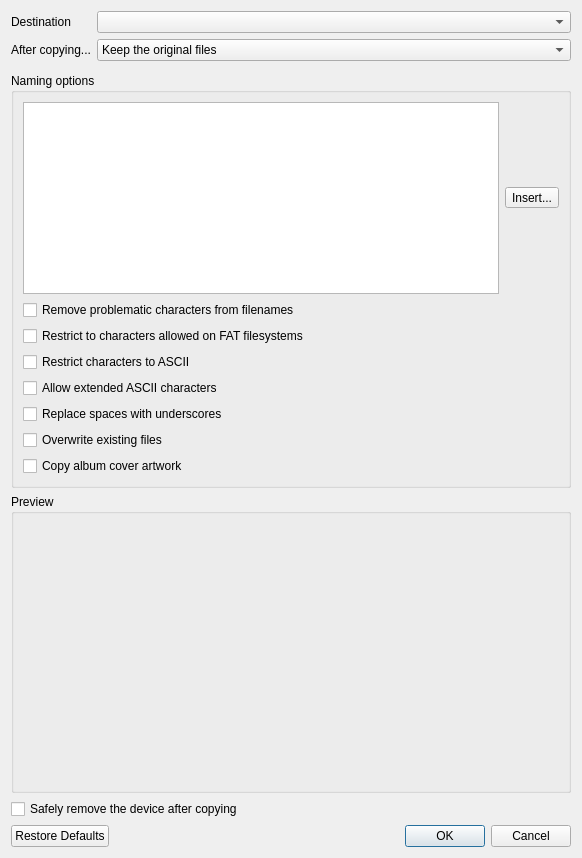
<?xml version="1.0" encoding="UTF-8"?>
<ui version="4.0">
 <class>OrganizeDialog</class>
 <widget class="QDialog" name="OrganizeDialog">
  <property name="geometry">
   <rect>
    <x>0</x>
    <y>0</y>
    <width>582</width>
    <height>858</height>
   </rect>
  </property>
  <property name="windowTitle">
   <string>Organize Files</string>
  </property>
  <property name="windowIcon">
   <iconset resource="../../data/icons.qrc">
    <normaloff>:/icons/64x64/com.goshapps.Orange.png</normaloff>:/icons/64x64/com.goshapps.Orange.png</iconset>
  </property>
  <layout class="QVBoxLayout" name="layout_organizedialog">
   <property name="sizeConstraint">
    <enum>QLayout::SetMinimumSize</enum>
   </property>
   <item>
    <layout class="QFormLayout" name="layout_copying">
     <property name="sizeConstraint">
      <enum>QLayout::SetMinimumSize</enum>
     </property>
     <item row="0" column="0">
      <widget class="QLabel" name="label_destination">
       <property name="text">
        <string>Destination</string>
       </property>
      </widget>
     </item>
     <item row="0" column="1">
      <widget class="QComboBox" name="destination"/>
     </item>
     <item row="1" column="0">
      <widget class="QLabel" name="label_after_copying">
       <property name="text">
        <string>After copying...</string>
       </property>
      </widget>
     </item>
     <item row="1" column="1">
      <widget class="QComboBox" name="aftercopying">
       <item>
        <property name="text">
         <string>Keep the original files</string>
        </property>
       </item>
       <item>
        <property name="text">
         <string>Delete the original files</string>
        </property>
       </item>
      </widget>
     </item>
    </layout>
   </item>
   <item>
    <widget class="FreeSpaceBar" name="free_space" native="true"/>
   </item>
   <item>
    <widget class="QGroupBox" name="groupbox_naming">
     <property name="title">
      <string>Naming options</string>
     </property>
     <layout class="QVBoxLayout" name="verticalLayout">
      <property name="sizeConstraint">
       <enum>QLayout::SetMinimumSize</enum>
      </property>
      <item>
       <layout class="QHBoxLayout" name="horizontalLayout">
        <property name="sizeConstraint">
         <enum>QLayout::SetMinimumSize</enum>
        </property>
        <item>
         <widget class="LineTextEdit" name="naming">
          <property name="toolTip">
           <string>&lt;p&gt;Tokens start with %, for example: %artist %album %title &lt;/p&gt;

&lt;p&gt;If you surround sections of text that contain a token with curly-braces, that section will be hidden if the token is empty.&lt;/p&gt;</string>
          </property>
          <property name="lineWrapMode">
           <enum>QTextEdit::NoWrap</enum>
          </property>
          <property name="acceptRichText">
           <bool>false</bool>
          </property>
         </widget>
        </item>
        <item>
         <widget class="QToolButton" name="insert">
          <property name="text">
           <string>Insert...</string>
          </property>
          <property name="popupMode">
           <enum>QToolButton::InstantPopup</enum>
          </property>
         </widget>
        </item>
       </layout>
      </item>
      <item>
       <widget class="QCheckBox" name="remove_problematic">
        <property name="text">
         <string>Remove problematic characters from filenames</string>
        </property>
       </widget>
      </item>
      <item>
       <widget class="QCheckBox" name="remove_non_fat">
        <property name="text">
         <string>Restrict to characters allowed on FAT filesystems</string>
        </property>
       </widget>
      </item>
      <item>
       <widget class="QCheckBox" name="remove_non_ascii">
        <property name="text">
         <string>Restrict characters to ASCII</string>
        </property>
       </widget>
      </item>
      <item>
       <widget class="QCheckBox" name="allow_ascii_ext">
        <property name="text">
         <string>Allow extended ASCII characters</string>
        </property>
       </widget>
      </item>
      <item>
       <widget class="QCheckBox" name="replace_spaces">
        <property name="text">
         <string>Replace spaces with underscores</string>
        </property>
       </widget>
      </item>
      <item>
       <widget class="QCheckBox" name="overwrite">
        <property name="text">
         <string>Overwrite existing files</string>
        </property>
       </widget>
      </item>
      <item>
       <widget class="QCheckBox" name="albumcover">
        <property name="text">
         <string>Copy album cover artwork</string>
        </property>
       </widget>
      </item>
     </layout>
    </widget>
   </item>
   <item>
    <widget class="QGroupBox" name="groupbox_preview">
     <property name="title">
      <string>Preview</string>
     </property>
     <layout class="QVBoxLayout" name="verticalLayout_3">
      <property name="sizeConstraint">
       <enum>QLayout::SetMinimumSize</enum>
      </property>
      <item>
       <widget class="QStackedWidget" name="preview_stack">
        <property name="currentIndex">
         <number>1</number>
        </property>
        <widget class="QWidget" name="preview_page">
         <layout class="QVBoxLayout" name="verticalLayout_4">
          <property name="spacing">
           <number>0</number>
          </property>
          <property name="sizeConstraint">
           <enum>QLayout::SetMinimumSize</enum>
          </property>
          <property name="leftMargin">
           <number>0</number>
          </property>
          <property name="topMargin">
           <number>0</number>
          </property>
          <property name="rightMargin">
           <number>0</number>
          </property>
          <property name="bottomMargin">
           <number>0</number>
          </property>
          <item>
           <widget class="QListWidget" name="preview"/>
          </item>
         </layout>
        </widget>
        <widget class="QWidget" name="loading_page">
         <layout class="QHBoxLayout" name="horizontalLayout_2">
          <property name="spacing">
           <number>0</number>
          </property>
          <property name="sizeConstraint">
           <enum>QLayout::SetMinimumSize</enum>
          </property>
          <property name="leftMargin">
           <number>0</number>
          </property>
          <property name="topMargin">
           <number>0</number>
          </property>
          <property name="rightMargin">
           <number>0</number>
          </property>
          <property name="bottomMargin">
           <number>0</number>
          </property>
          <item>
           <spacer name="spacer_preview_1">
            <property name="orientation">
             <enum>Qt::Horizontal</enum>
            </property>
            <property name="sizeHint" stdset="0">
             <size>
              <width>264</width>
              <height>20</height>
             </size>
            </property>
           </spacer>
          </item>
          <item>
           <widget class="BusyIndicator" name="loading_indicator" native="true">
            <property name="text" stdset="0">
             <string>Loading...</string>
            </property>
           </widget>
          </item>
          <item>
           <spacer name="spacer_preview_2">
            <property name="orientation">
             <enum>Qt::Horizontal</enum>
            </property>
            <property name="sizeHint" stdset="0">
             <size>
              <width>264</width>
              <height>20</height>
             </size>
            </property>
           </spacer>
          </item>
         </layout>
        </widget>
       </widget>
      </item>
     </layout>
    </widget>
   </item>
   <item>
    <widget class="QCheckBox" name="eject_after">
     <property name="text">
      <string>Safely remove the device after copying</string>
     </property>
    </widget>
   </item>
   <item>
    <widget class="QDialogButtonBox" name="button_box">
     <property name="standardButtons">
      <set>QDialogButtonBox::Cancel|QDialogButtonBox::Ok|QDialogButtonBox::RestoreDefaults</set>
     </property>
    </widget>
   </item>
  </layout>
 </widget>
 <customwidgets>
  <customwidget>
   <class>FreeSpaceBar</class>
   <extends>QWidget</extends>
   <header>widgets/freespacebar.h</header>
   <container>1</container>
  </customwidget>
  <customwidget>
   <class>LineTextEdit</class>
   <extends>QTextEdit</extends>
   <header>widgets/linetextedit.h</header>
  </customwidget>
  <customwidget>
   <class>BusyIndicator</class>
   <extends>QWidget</extends>
   <header>widgets/busyindicator.h</header>
   <container>1</container>
  </customwidget>
 </customwidgets>
 <tabstops>
  <tabstop>destination</tabstop>
  <tabstop>aftercopying</tabstop>
  <tabstop>naming</tabstop>
  <tabstop>insert</tabstop>
  <tabstop>remove_non_fat</tabstop>
  <tabstop>remove_non_ascii</tabstop>
  <tabstop>allow_ascii_ext</tabstop>
  <tabstop>replace_spaces</tabstop>
  <tabstop>overwrite</tabstop>
  <tabstop>albumcover</tabstop>
  <tabstop>eject_after</tabstop>
  <tabstop>preview</tabstop>
 </tabstops>
 <resources>
  <include location="../../data/data.qrc"/>
  <include location="../../data/icons.qrc"/>
 </resources>
 <connections>
  <connection>
   <sender>button_box</sender>
   <signal>accepted()</signal>
   <receiver>OrganizeDialog</receiver>
   <slot>accept()</slot>
   <hints>
    <hint type="sourcelabel">
     <x>257</x>
     <y>487</y>
    </hint>
    <hint type="destinationlabel">
     <x>157</x>
     <y>274</y>
    </hint>
   </hints>
  </connection>
  <connection>
   <sender>button_box</sender>
   <signal>rejected()</signal>
   <receiver>OrganizeDialog</receiver>
   <slot>reject()</slot>
   <hints>
    <hint type="sourcelabel">
     <x>325</x>
     <y>487</y>
    </hint>
    <hint type="destinationlabel">
     <x>286</x>
     <y>274</y>
    </hint>
   </hints>
  </connection>
 </connections>
</ui>
